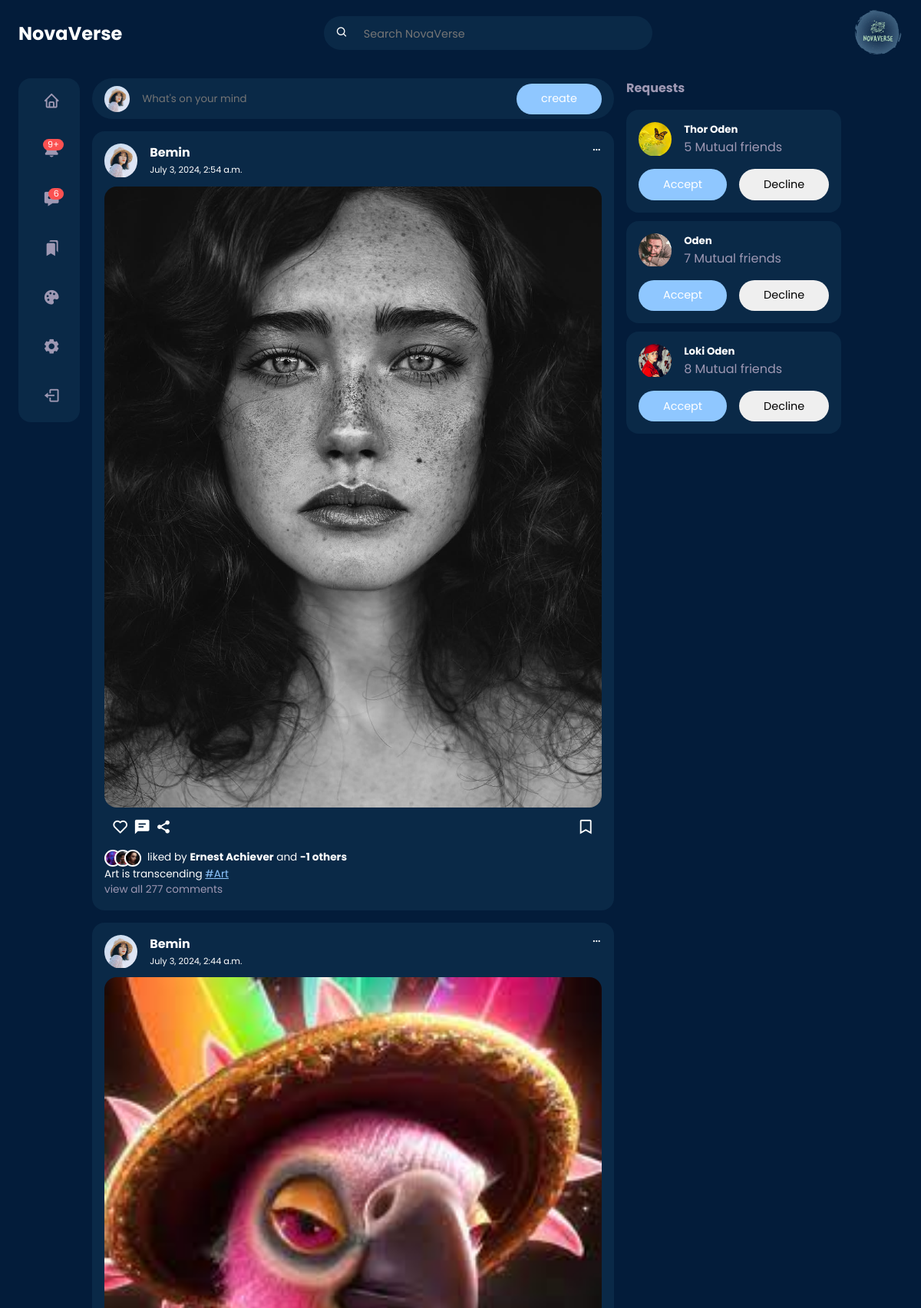
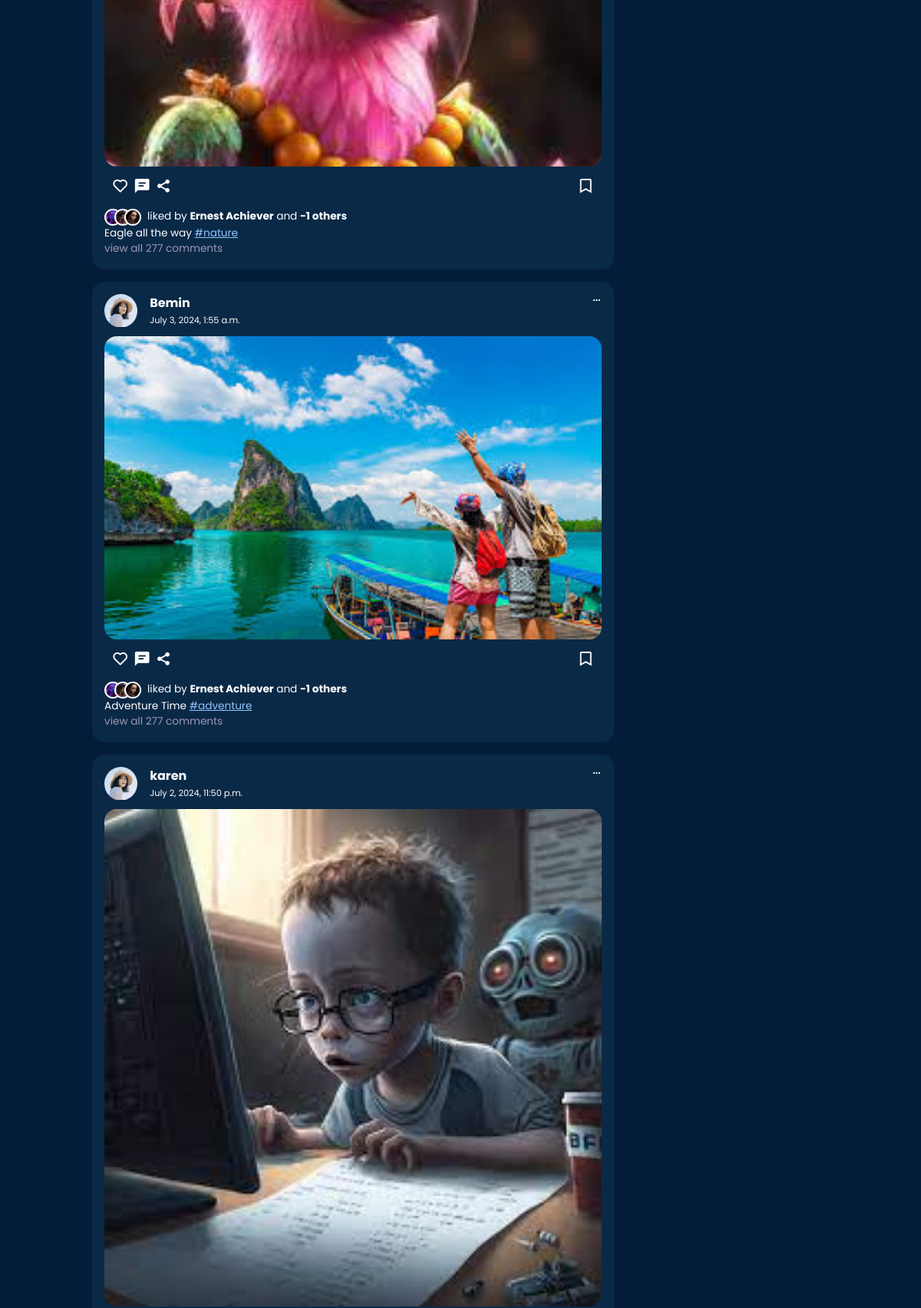
The app's page / (signed in, upper part) with its own data (2 pictures, top to bottom).
### post/models.py (models this page shows, shortened)
class Post(models.Model):
    id = models.UUIDField(primary_key=True, default=uuid.uuid4, editable=False)
    picture = models.ImageField(
        upload_to=user_directory_path, verbose_name="Picture", null=True
    )
    caption = models.CharField(max_length=10000, verbose_name="Caption")
    posted = models.DateTimeField(auto_now_add=True)
    tags = models.ManyToManyField(Tag, related_name="tags")
    user = models.ForeignKey(User, on_delete=models.CASCADE)
    likes = models.IntegerField(default=0)

class Tag(models.Model):
    title = models.CharField(max_length=100, verbose_name="Tag")
    slug = models.SlugField(null=False, unique=True, default=uuid.uuid1)
    class Meta:
        verbose_name = "Tag"
        verbose_name_plural = "Tags"

### post/views.py (the view)
# urls.py: 2. Add a URL to urlpatterns:  path('', views.home, name='home')
def home(request):
    user = request.user
    posts = Stream.objects.filter(user=user)
    group_ids = []
    for post in posts:
        group_ids.append(post.post_id)
    post_items = Post.objects.filter(id__in=group_ids).all().order_by("-posted")
    context = {
        "post_items": post_items,
    }
    return render(request, "home.html", context)

### templates/home.html (shortened to what this page needs)
{% load static %}
<!DOCTYPE html>
<html lang="en">
<head>
	<link rel="stylesheet" href="{% static 'style/home.css' %}">
	<link href='https://unpkg.com/boxicons@2.1.4/css/boxicons.min.css' rel='stylesheet'>
</head>
<body>
	{% include "nav.html" %}
	<main>
		<div class="container">
			<div class="left">
				{% include 'sidebar.html' %}
			</div>
			<div class="middle">
				<div class="create-post">
					<div class="profile-photo">
						<img src="{% static 'img/profile-1.jpg' %}">
					</div>
					<input type="text" placeholder="What's on your mind" id="create-post">
					<a href="{% url 'new-post' %}"><input type="submit" class="btn btn-primary" value="create"></a>
				</div>
				<div class="feeds">
					{% for post in post_items %}
					<div class="feed">
						<div class="head">
							<div class="user">
								<div class="profile-photo">
									<img src="{% static 'img/profile-1.jpg' %}">
								</div>
								<div class="info">
									<h3>{{ post.user.username }}</h3>
									<small>{{ post.posted }}</small>
								</div>
							</div>
							<span class="edit">
								<i class='bx bx-dots-horizontal-rounded'></i>
							</span>
						</div>
						<div class="photo">
							<img src="{{ post.picture }}">
						</div>
						<div class="action-buttons">
							<div class="interaction-buttons">
								<span><i class='bx bx-heart'></i></span>
								<span><i class='bx bxs-comment-detail'></i></span>
								<span><i class='bx bxs-share-alt'></i></span>
							</div>
							<div class="bookmark">
								<span><i class='bx bx-bookmark'></i></span>
							</div>
						</div>
						<div class="liked-by">
							<span><img src="{% static 'img/profile-10.jpg' %}"></span>
							<span><img src="{% static 'img/profile-11.jpg' %}"></span>
							<span><img src="{% static 'img/profile-12.jpg' %}"></span>
							<p>liked by <b>Ernest Achiever</b> and <b>{{ post.likes|add:"-1"}} others</b></p>
						</div>
						<div class="caption">
							<p>
								{{post.caption}}
								{% for tag in post.tags.all %}
								<a href="{{tag.get_absolute_url}}"><span class="harsh-tag">
										#{{tag.title}}</span></a>
								{% endfor %}
							</p>
						</div>
						<div class="comment text-muted">
							view all 277 comments
						</div>
					</div>
					{% endfor %}
				</div>
			</div>
			<div class="right">
				<div class="friend-requests">
					<h4>Requests</h4>
					<div class="request">
						<div class="info">
							<div class="profile-photo">
								<img src="{% static 'img/profile-14.jpg' %}" alt="">
							</div>
							<div>
								<h5>Thor Oden</h5>
								<p class="text-muted">
									5 Mutual friends
								</p>
							</div>
						</div>
						<div class="action">
							<button class="btn btn-primary">Accept</button>
							<button class="btn">Decline</button>
						</div>
					</div>
					<div class="request">
						<div class="info">
							<div class="profile-photo">
								<img src="{% static 'img/profile-15.jpg' %}" alt="">
							</div>
							<div>
								<h5>Oden</h5>
								<p class="text-muted">
									7 Mutual friends
								</p>
							</div>
						</div>
						<div class="action">
							<button class="btn btn-primary">Accept</button>
							<button class="btn">Decline</button>
						</div>
					</div>
					<div class="request">
						<div class="info">
							<div class="profile-photo">
								<img src="{% static 'img/profile-16.jpg' %}" alt="">
							</div>
							<div>
								<h5>Loki Oden</h5>
								<p class="text-muted">
									8 Mutual friends
								</p>
							</div>
						</div>
						<div class="action">
							<button class="btn btn-primary">Accept</button>
							<button class="btn">Decline</button>
						</div>
					</div>
				</div>
			</div>
		</div>
	</main>
</body>
</html>

### static/style/home.css (style rules this page uses)
:root { --primary-color-hue: 210; --btn-color: hsl(var(--primary-color-hue), 100%, 78%); --colour-white: hsl(252, 30%, 100%); --colour-light: hsl(252, 30%, 95%); --colour-gray: hsl(252, 15%, 65%); --colour-primary: hsl(213, 89%, 12%); --colour-primary-theme: 10, 41, 73; --colour-secondary: hsl(210, 75%, 16%); --colour-success: hsl(120, 95%, 65%); --colour-danger: hsl(0, 95%, 65%); --border-radius: 2rem; --card-border-radius: 1rem; --btn-padding: 0.6rem 2rem; --search-padding: 0.6rem 1rem; --card-padding: 1rem; --sticky-top-left: 5.4rem; --sticky-top-right: -18rem; --test: hsl(270, 89%, 12%); --test: hsl(270, 89%, 16%); }
* { margin: 0; padding: 0; outline: 0; box-sizing: border-box; font-family: "Poppins", sans-serif; text-decoration: none; border: none; list-style: none; }
a { text-decoration: none; color: inherit; }
body { color: var(--colour-white); background: var(--colour-primary); overflow-x: hidden; }
.container { width: 90%; margin: 0 auto; }
.profile-photo { width: 2.7rem; aspect-ratio: 1/1; border-radius: 50%; overflow: hidden; }
img { display: block; width: 100%; }
.btn { display: inline-block; padding: var(--btn-padding); border-radius: var(--border-radius); cursor: pointer; transition: all 300ms ease; font-size: 0.9rem; }
.btn-primary { background: var(--btn-color); color: var(--colour-white); }
.text-muted { color: var(--colour-gray); }
main { position: relative; top: 5.4rem; }
main .container { display: grid; grid-template-columns: 18vw auto 20vw; column-gap: 2rem; position: relative; }
main .container .left { height: max-content; position: sticky; top: var(--sticky-top-left); }
.middle .create-post { width: 100%; display: flex; align-items: center; justify-content: space-between; margin-top: 1rem; background: var(--colour-secondary); padding: 0.4rem var(--card-padding); border-radius: var(--border-radius); }
.middle .create-post input[type="text"] { justify-content: start; width: 100%; padding-left: 1rem; background: transparent; color: white; }
.middle .feeds .feed { background: var(--colour-secondary); border-radius: var(--card-border-radius); padding: var(--card-padding); margin: 1rem 0; font-size: 0.85rem; line-height: 1.5; }
.middle .feed .head { display: flex; justify-content: space-between; }
.middle .feed .user { display: flex; gap: 1rem; }
.middle .feed .photo { border-radius: var(--card-border-radius); overflow: hidden; margin: 0.7rem 0; }
.middle .feed .action-buttons { display: flex; justify-content: space-between; align-items: center; font-size: 1.4rem; margin: 0.6rem; }
.middle .feed .liked-by { display: flex; }
.middle .feed .liked-by span { width: 1.4rem; height: 1.4rem; display: block; border-radius: 50%; overflow: hidden; border: 2px solid white; margin-left: -0.6rem; }
.middle .feed .liked-by span:first-child { margin: 0; }
.middle .feed .liked-by p { margin-left: 0.5rem; }
.middle .feed .caption a { text-decoration: underline; color: var(--btn-color); }
main .container .right { height: max-content; position: sticky; top: var(--sticky-top-right); bottom: 0; }
.right .friend-requests { margin-top: 1rem; }
.right .friend-requests h4 { color: var(--colour-gray); margin: 1rem 0; }
.right .request { background: var(--colour-secondary); padding: var(--card-padding); border-radius: var(--card-border-radius); margin-bottom: 0.7rem; width: max-content; }
.right .request .info { display: flex; gap: 1rem; margin-bottom: 1rem; }
.right .request .action { display: flex; gap: 1rem; }
@media screen and (max-width: 1200px) { .container { width: 96%; } }
@media screen and (max-width: 1200px) { main .container { grid-template-columns: 5rem auto 30vw; gap: 1rem; } }
@media screen and (max-width: 1200px) { .left { width: 5rem; z-index: 5; } }

### records on screen
Post: user.username "Bemin", posted "July 3, 2024, 2:54 a.m.", picture (picture), likes|add "-1", caption "Art is transcending"
Tag: title "Art"
Post: user.username "Bemin", posted "July 3, 2024, 2:44 a.m.", picture (picture), likes|add "-1", caption "Eagle all the way"
Tag: title "nature"
Post: user.username "Bemin", posted "July 3, 2024, 1:55 a.m.", picture (picture), likes|add "-1", caption "Adventure Time"
Tag: title "adventure"
Post: user.username "karen", posted "July 2, 2024, 11:50 p.m.", picture (picture)
